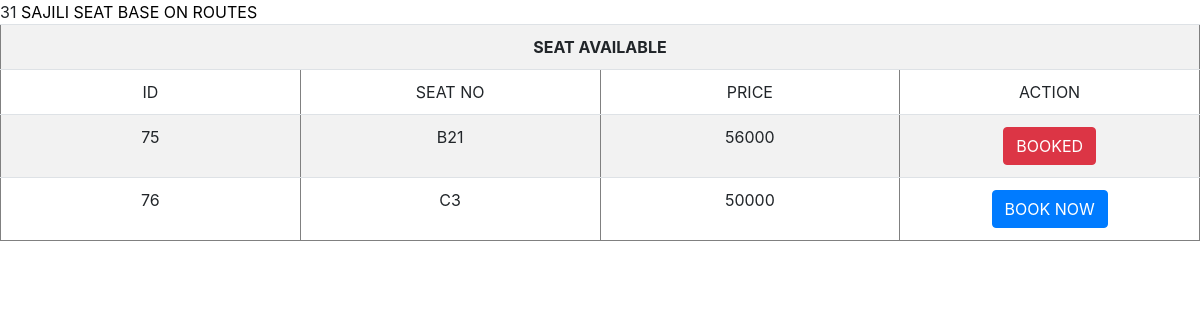
Page /book.php?id=31 on the committed database.
### tables this page shows
CREATE TABLE `seat` (
  `id` int(11) NOT NULL,
  `seat_no` varchar(200) NOT NULL,
  `route_id` int(200) NOT NULL,
  `price` int(20) NOT NULL,
  `available` tinyint(1) NOT NULL,
  `reserved` tinyint(1) NOT NULL
);

### book.php (the view, shortened to what this page needs)
<?php
include 'connection.php';
$id=$_GET['id'];
$sql="SELECT * FROM seat where route_id='$id' ";
$q=mysqli_query($con, $sql);
$rowcount=mysqli_num_rows($q);
?>
<!DOCTYPE html>
<html>
<head>
	<link rel="stylesheet" href="https://maxcdn.bootstrapcdn.com/bootstrap/4.0.0/css/bootstrap.min.css">
</head>
<body>
<a class="d" href="register_seat.php?id=<?php echo $id;?>">SAJILI SEAT BASE ON ROUTES</a>
<table border="1" class="table table-striped">
<tr>
	<th colspan="6" style="text-align:center;">SEAT AVAILABLE</td>
</tr>
<tr>
		<td width="200px" align="center">ID</td>
		<td width="200px" align="center">SEAT NO</td>
		<td width="200px" align="center">PRICE</td>
		<td width="200px" align="center">ACTION</td>
	</tr>
<?php
for ($i=1; $i <=$rowcount ; $i++) {
	$row=mysqli_fetch_array($q);
 ?>
 	<tr>
 		<td  align="center"><?php echo $row['id']?></td>
 		<td  align="center"><?php echo $row['seat_no']?></td>
 		<td  align="center"><?php echo $row['price']?></td>
 		<td  align="center">
 			<?php
 				$rez=$row['reserved'];
 				if (!($idt = $rez)) {
 			?>
 			<button style="background-color: " class="btn btn-primary">
 				<a   href="booking.php?id=<?php echo $row['id'];?>&ids=<?php echo $id; ?>">BOOK NOW</a>
 			</button>
 			<?php
 		}else{
 			?>
 			<button style="background-color:;color: white" class="btn btn-danger">BOOKED</button>
 			<?php
 		}
 		?>
 		</td>
 	</tr>
 <?php
}
 ?>
</body>
</html>

### book.php (style rules this page uses)
a { text-decoration: none; color: white; }
.d { text-decoration: none; color: black; }

### rows in the picture
seat: id "75", seat_no "B21", price "56000", reserved "BOOKED"
seat: id "76", seat_no "C3", price "50000"
